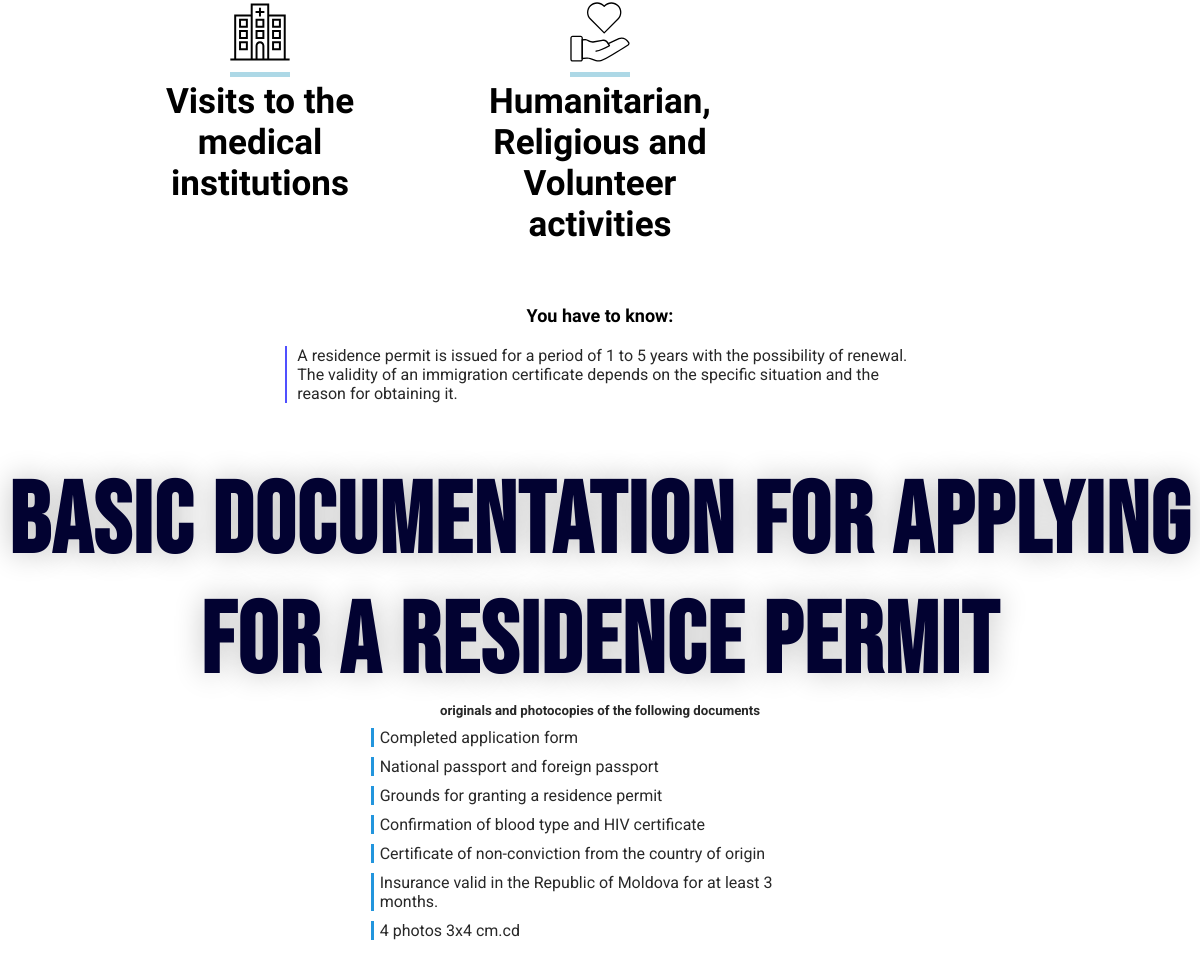
Page /resident/moldavia/ (middle part) on the earlier database version.
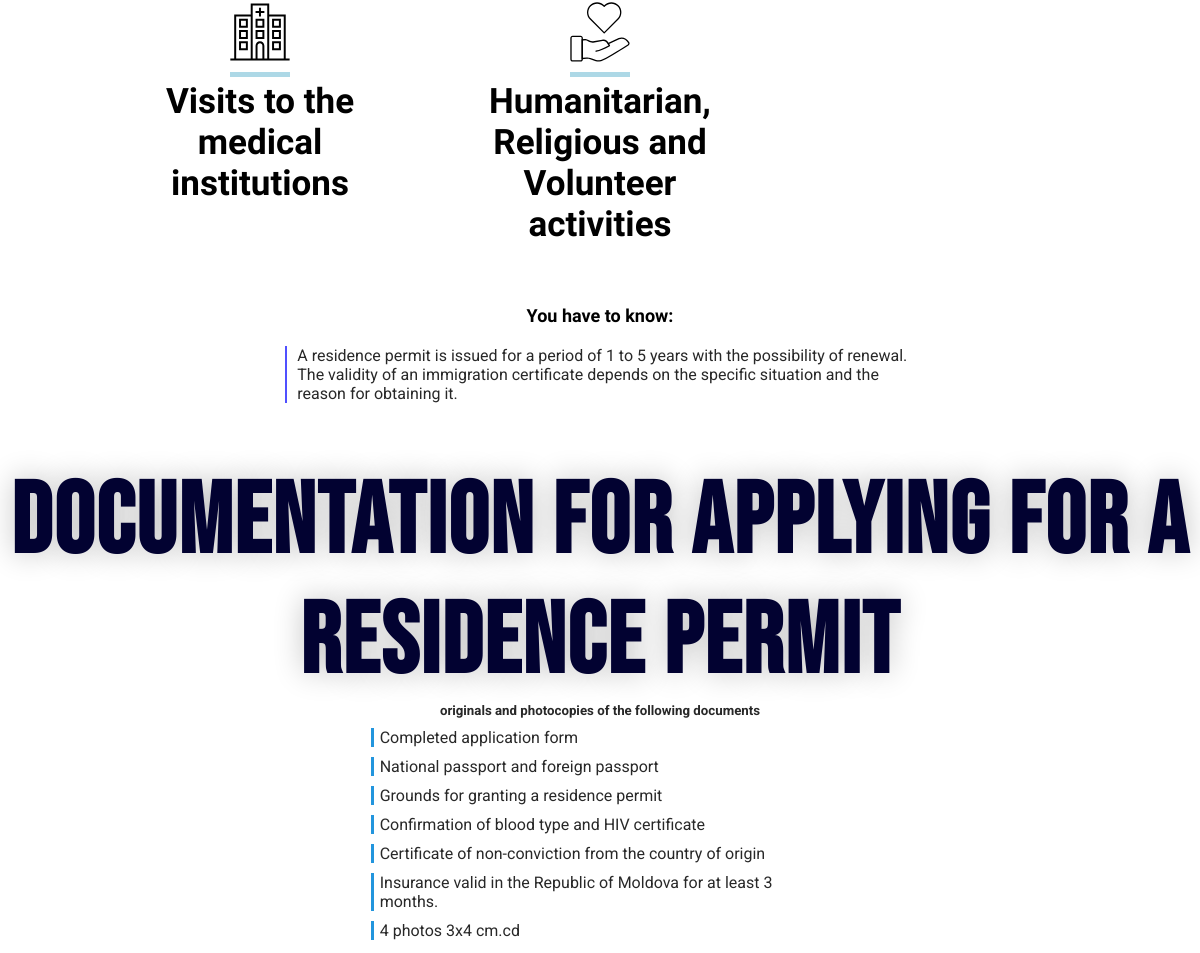
Same page on the later database version.
### main/models.py (models this page shows, shortened)
class Text(models.Model):
	related = models.ForeignKey(TextBlock, on_delete=models.CASCADE, related_name='texts')
	language = models.CharField(max_length=2)
	text = models.TextField(unique=True)
	source = models.BooleanField(default=False)

### main/views.py (the view)
# urls.py: path('resident/moldavia/', views.resident_moldavia, name='resident_moldavia_eng'),
def resident_moldavia(request):
	return _render(request, 'sub/resident/moldavia_eng.html', from_page='resident card for moldovia')

### main/views.py (called while the page is built)
def get_texts(lang):
	texts = {}
	for block in TextBlock.objects.all():
		try:
			texts[block.title] = block.texts.filter(language=lang)[0]
		except IndexError:
			print('Missing text for "', block.title, '" for ', lang)
	return {'texts': texts}

def _render(req, template, context={}, from_page='any', req_form=True):
	lang = 'en'
	if 'lang' in req.COOKIES:
		if req.method == 'POST':
			form = RequestForm(req.POST)
			if form.is_valid():
				db_req = form.save(commit=False)
				db_req.from_page = from_page
				db_req.save()
		context['texts'] = get_texts(req.COOKIES['lang'])
		req = render(req, template, context)
	else:
		context['texts'] = get_texts(lang)
		req = render(req, template, context)
		req.set_cookie('lang', lang)
	context['req_form'] = RequestForm
	if req_form != True:
		del context['req_form']
	return req

### main/templates/sub/resident/moldavia_eng.html (shortened to what this page needs)
{% extends 'base.html' %}
{% load static %}
{% block content %}
<br>
<br> <br>
<div class="content">
	<div class="grid-master reasons-to-apply this-not-pne">
		<div>
			<div class="centered">
				</div>
			<div class="centered" style="text-align: center;">
				<h2>
					{{ texts.texts.Visits_to_the_medical_institutions.text }}
				</h2>
			</div>
		</div>
		<div>
			<div class="centered">
									</div>
			<div class="centered" style="text-align: center;">
				<h2>
					{{ texts.texts.Humanitarian_Religious_and.text }}
				</h2>
			</div>
		</div>
	</div>
</div>
<br>
<br>
<br>
<div class="content">
	<h2 class="centered" style="min-width: 20ch;">
		{{ texts.texts.You_have_to_know.text }}
	</h2>
	<br>
	<div style="max-width: 70ch;" class="centered">
		<div style="border-left: 2px solid rgb(80, 80, 255); padding-left: 10px;">
			{{ texts.texts.You_have_to_know_under_text_div.text }}
		</div>
	</div>
</div>
<br>
<br>
<br>
<div class="content">
	<h1 class="centered">
		{{ texts.texts.Basic_documentation_for_applying_for_a_residence_permit.text }}
	</h1>
	<h5 class="centered">
		{{ texts.texts.originals_and_photocopies_of_the_following_documents.text }}
	</h5>
	<div class="centered facts">
		<div>
			{{ texts.texts.Completed_application_form.text }}
		</div>
		<div>
			{{ texts.texts.National_passport_and_foreign_passport.text }}
		</div>
		<div>
			{{ texts.texts.Grounds_for_granting_a_residence_permit.text }}
		</div>
		<div>
			{{ texts.texts.Confirmation_of_blood_type_and_HIV_certificate.text }}
		</div>
		<div>
			{{ texts.texts.Certificate_of_non_conviction_from_the_country_of_origin.text }}
		</div>
		<div/>
			{{ texts.texts.Insurance_valid_in_the_Republic_of_Moldova_for_at_least_3_months.text }}
		</div>
		<div>
			{{ texts.texts.4_photos_3x4_cmcd.text }}
		</div>
	</div>
	<br>
	<br>
</div>
<br>
<br>
<br>
{% endblock %}

Differences in the rows shown:
changed Text: texts.Basic_documentation_for_applying_for_a_residence_permit.text "Basic documentation for applying for a residence permit" → "documentation for applying for a residence permit"
